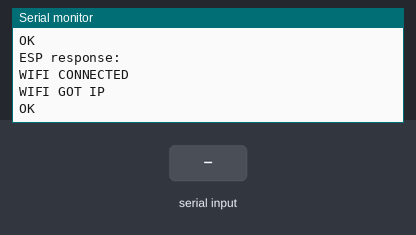
This sketch was run on a simulated Arduino Uno, built with avr-gcc and run on an emulated ATmega328P. Parts: the last lines printed to the serial monitor. The inputs (shaded band) are chosen by the test bench. The modem accepts every AT command (registered, SIM ready, sends succeed) and sends nothing else.

Above: at 11.7 s.
11.8 s: "HTTP\n" received over Serial
At 13.4 s:
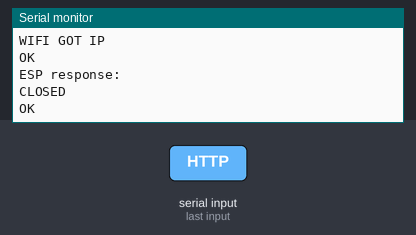
13.8 s: "HTTP\n" received over the second serial link
At 15.7 s:
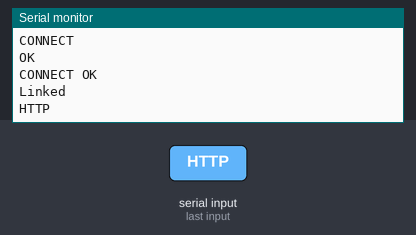
16.3 s: "SMS\n" received over Serial
At 17.5 s:
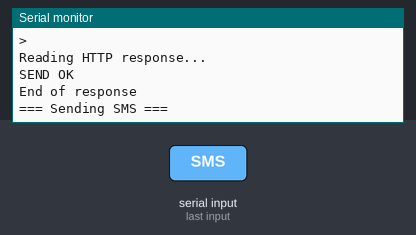
18.1 s: "SMS\n" received over the second serial link
At 19.2 s:
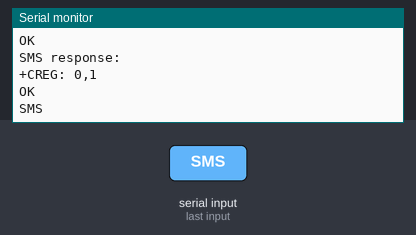
20.2 s: "LR\n" received over the second serial link
At 21.3 s:
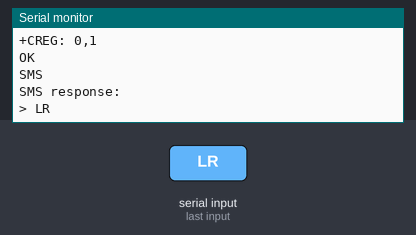

The sketch:

gsm.ino
```cpp
#include <SoftwareSerial.h>
SoftwareSerial sim(7, 8);
SoftwareSerial esp(2, 3);

const long SERIAL_BAUD = 115200;
const long ESP_BAUD = 9600;
const long SIM_BAUD = 9600;

const char* SSID = "KazzHole";
const char* PASSWORD = "Halyk##198";

const char* PHONE = "+79969793617";

const char* HOST = "api.open-meteo.com";
const int PORT = 80;
const char* PATH = "/v1/forecast?latitude=55.7558&longitude=37.6173&current_weather=true";

String lastResponse = "Last response";

void setup() {
  Serial.begin(SERIAL_BAUD);

  initModule(esp, ESP_BAUD);
  initModule(sim, SIM_BAUD);

  connectToWiFi();
}

void loop() {
  if (Serial.available()) {
    String cmd = Serial.readStringUntil('\n');
    cmd.trim();

    if (cmd == "HTTP") {
      sendHTTPRequest();
    } else if (cmd == "SMS") {
      sendSMS(PHONE, lastResponse);
    } else if (cmd == "LR") {
      Serial.println(lastResponse);
    } else {
      sendCommand(esp, "ESP", cmd, 2000);
    }
  }
}

// Подключение к Wi-Fi
void connectToWiFi() {
  sendCommand(esp, "ESP", "AT+CWMODE=1", 2000);

  String connectCmd = "AT+CWJAP=\"";
  connectCmd += SSID;
  connectCmd += "\",\"";
  connectCmd += PASSWORD;
  connectCmd += "\"";

  sendCommand(esp, "ESP", connectCmd, 15000);
}

// Отправка HTTP-запроса
void sendHTTPRequest() {
  // Закрываем предыдущие соединения
  sendCommand(esp, "ESP", "AT+CIPCLOSE", 1000);

  // Установка TCP-соединения
  String tcpCmd = "AT+CIPSTART=\"TCP\",\"";
  tcpCmd += HOST;
  tcpCmd += "\",";
  tcpCmd += PORT;
  if (!sendCommand(esp, "ESP", tcpCmd, 5000)) {
    Serial.println("Connection failed");
    return;
  }

  // Подготовка HTTP-запроса
  String httpRequest = "GET ";
  httpRequest += PATH;
  httpRequest += " HTTP/1.1\r\nHost: ";
  httpRequest += HOST;
  httpRequest += "\r\nConnection: close\r\n\r\n";

  // Отправка команды на передачу данных
  String sendCmd = "AT+CIPSEND=";
  sendCmd += httpRequest.length();
  if (!sendCommand(esp, "ESP", sendCmd, 2000)) {
    return;
  }

  // Отправка самого HTTP-запроса
  delay(100);
  esp.listen();
  esp.print(httpRequest);

  // Чтение HTTP-ответа
  readHTTPResponse();
}

// Специальная функция для чтения HTTP-ответа
void readHTTPResponse() {
  Serial.println("Reading HTTP response...");
  unsigned long startTime = millis();
  const unsigned long timeout = 10000; // 10 секунд на весь ответ
  bool dataReceived = false;
  lastResponse = "";

  while (millis() - startTime < timeout) {
    while (esp.available()) {
      dataReceived = true;
      char c = esp.read();

      // Фильтруем управляющие символы (оставляем только печатаемые)
      if (c >= 32 || c == '\n' || c == '\r' || c == '\t') {
        // Serial.write(c);
        lastResponse += String(c);
      }

      // Если обнаружен конец ответа
      if (c == '\n') {
        startTime = millis(); // Сбрасываем таймер при получении данных
      }
    }

    // Если данные не приходят более 500мс - выходим
    if (dataReceived && !esp.available() && (millis() - startTime > 500)) {
      break;
    }
  }
  Serial.println(lastResponse);
  Serial.println("\nEnd of response");
}

// Инициализация модуля
void initModule(SoftwareSerial &module, long speed) {
  module.begin(speed);
  delay(1000);
  module.listen();
  while(module.available()) module.read();
  module.stopListening();
}

// Отправка команды с возвратом статуса
bool sendCommand(SoftwareSerial &module, const char* name, String cmd, unsigned long timeout) {
  if (!module.listen()) {
    Serial.println("Ошибка: модуль не смог начать прослушивание!");
    return false;
  };
  while(module.available()) module.read();
  module.println(cmd);
  String response = readResponse(module, name, timeout);
  module.stopListening();

  return response.indexOf("OK") != -1 ||
         response.indexOf("CONNECT") != -1 ||
         response.indexOf("SEND OK") != -1;
}

// Чтение ответа с таймаутом
String readResponse(SoftwareSerial &module, const char* name, unsigned long timeout) {
  unsigned long start = millis();
  String response = "";

  while (millis() - start < timeout) {
    while (module.available()) {
      char c = module.read();
      response += String(c);

      // Проверка конца ответа
      if (response.endsWith("OK\r\n") ||
          response.endsWith("ERROR\r\n") ||
          response.endsWith("SEND OK\r\n") ||
          response.endsWith("> ") ||
          response.endsWith("CLOSED\r\n") ||
          response.endsWith("CONNECT\r\n") ||
          response.endsWith("WIFI GOT IP\r\n")) {
        break;
      }
    }

    // Прерываем если прошло 100мс без данных
    if (response.length() > 0 && !module.available() && millis() - start > timeout/2) {
      break;
    }
  }

  if (response != "") {
    Serial.print(name);
    Serial.print(" response: ");

    // Фильтрация управляющих символов
    for (unsigned int i = 0; i < response.length(); i++) {
      char c = response.charAt(i);
      if (c >= 32 || c == '\n' || c == '\r' || c == '\t') {
        Serial.write(c);
      }
    }
    Serial.println();
  } else {
    Serial.print(name);
    Serial.println(": No response");
  }

  return response;
}

// Функция отправки SMS
void sendSMS(String number, String message) {
  Serial.println("=== Sending SMS ===");

  sim.listen();
  delay(100);

  // Установка текстового режима
  sim.println("AT+CMGF=1");
  if (!readResponse(sim, "SMS", 2000).indexOf("OK")) {
    Serial.println("Failed to set text mode");
    return;
  }

  // Проверка регистрации в сети
  sim.println("AT+CREG?");
  String regResponse = readResponse(sim, "SMS", 2000);
  if (regResponse.indexOf("+CREG: 0,1") == -1 && regResponse.indexOf("+CREG: 0,5") == -1) {
    Serial.println("Not registered in network");
    return;
  }

  // Установка номера
  sim.print("AT+CMGS=\"");
  sim.print(number);
  sim.println("\"");

  // Ожидаем приглашение "> "
  String response = readResponse(sim, "SMS", 3000);
  if (response.indexOf(">") == -1) {
    Serial.println("Did not get > prompt");
    return;
  }

  // Отправка сообщения и Ctrl+Z
  sim.print(message);
  delay(500);  // Важно: задержка перед отправкой Ctrl+Z
  sim.write(26); // Ctrl+Z
  sim.println();

  // Ожидаем финальный ответ
  response = readResponse(sim, "SMS", 10000);
  if (response.indexOf("SEND OK") != -1) {
    Serial.println("SMS sent successfully!");
  } else if (response.indexOf("ERROR") != -1) {
    Serial.println("SMS sending failed");
  } else {
    Serial.println("Unknown response");
  }

  sim.stopListening();
}
```

Measured:
- after the input at 11.8 s, the serial monitor: prints a new line after 0.52 s (image 1)
- after the input at 13.8 s, the serial monitor: prints a new line after 1.1 s (image 2)
- after the input at 16.3 s, the serial monitor: prints a new line after 0.32 s (image 3)
- after the input at 18.1 s, the serial monitor: prints a new line after 0.64 s (image 4)
- after the input at 20.2 s, the serial monitor: prints a new line after 0.07 s (image 5)
